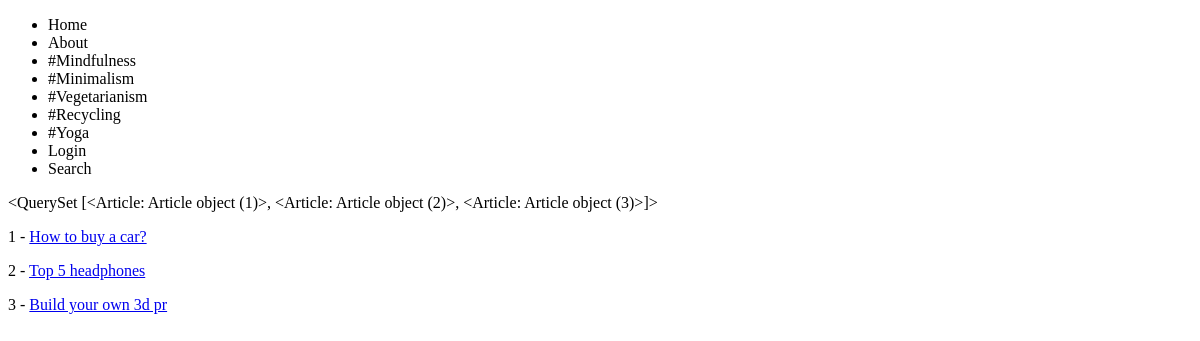
/articles/, run on an earlier commit of the app's database.
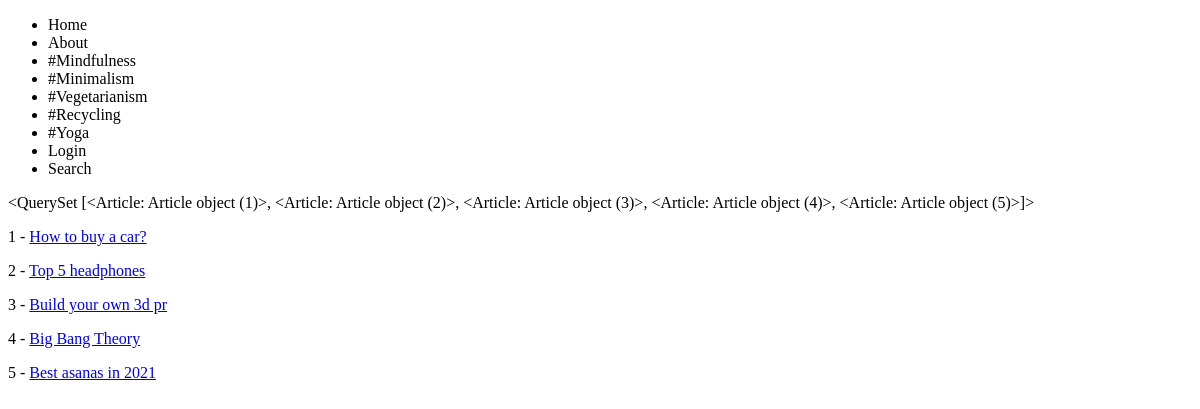
And on a later commit of the database.
### blog/models.py (models this page shows)
class Article(models.Model):
    title = models.CharField(max_length=40)
    description = models.TextField(blank=True, null=True)
    author = models.TextField(blank=True, null=False)
    def get_absolute_url(self):
        return reverse("articles:article-detail", kwargs={"id": self.id})

### blog/views.py (the view)
# urls.py: path('', ArticleListView.as_view(), name='article-list'),
class ArticleListView(ListView):
    template_name = 'articles/article_list.html'
    queryset = Article.objects.all()  # <blog>/<modelname>_list.html

### blog/templates/articles/article_list.html
{% extends 'base.html' %}
{% block content %}
{{ object_list }}
{% for instance in object_list %}
    <p>{{ instance.id }} - <a href='{{ instance.get_absolute_url }}'>{{ instance.title }}</a></p>
{% endfor %}
{% endblock %}

What changed in the data, as far as the page shows it:
computed for Article "How to buy a car?": id "<QuerySet [<Article: Article object (1)>, <Article: Article object (2)>, <Article: Article object (3)>]>" → "…(2)>, <Article: Article object (3)>, <Article: Article object (4)>, <Article: Article object (5)>]>"
added Article: id "4", title "Big Bang Theory"
added Article: id "5", title "Best asanas in 2021"
